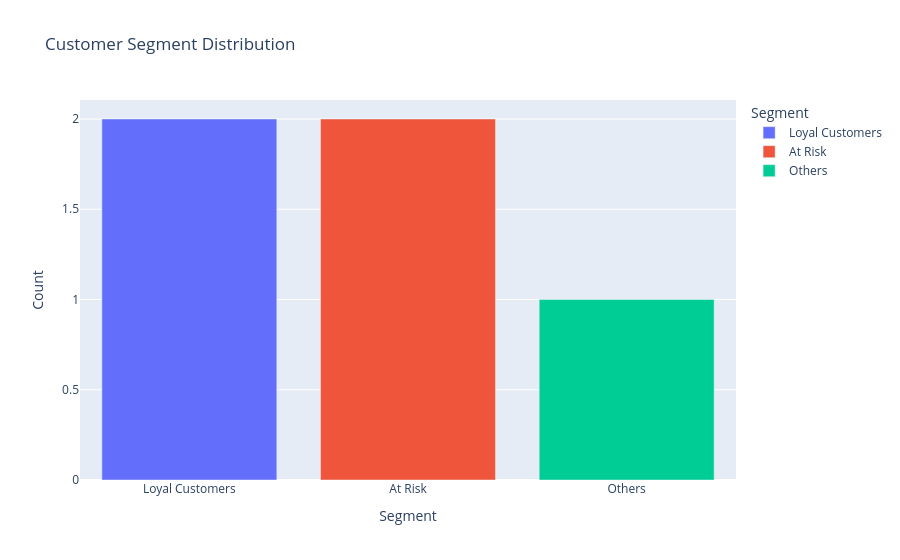

The notebook cell this image was saved under:
### Code cell
# Segment Distribution (Interactive)
segment_counts = rfm['Segment'].value_counts().reset_index()
segment_counts.columns = ['Segment', 'Count']

fig_bar = px.bar(segment_counts,
                 x='Segment',
                 y='Count',
                 color='Segment',
                 title="Customer Segment Distribution")

fig_bar.show()

### Figure 1 — Plotly figure (JSON) as saved in the notebook; plotly's stock layout.template omitted (floating-point values rounded to 4 significant figures)
{"data": [{"hovertemplate": "Segment=%{x}<br>Count=%{y}<extra></extra>", "legendgroup": "Loyal Customers", "marker": {"color": "#636efa", "pattern": {"shape": ""}}, "name": "Loyal Customers", "orientation": "v", "showlegend": true, "textposition": "auto", "type": "bar", "x": ["Loyal Customers"], "xaxis": "x", "y": [2], "yaxis": "y"}, {"hovertemplate": "Segment=%{x}<br>Count=%{y}<extra></extra>", "legendgroup": "At Risk", "marker": {"color": "#EF553B", "pattern": {"shape": ""}}, "name": "At Risk", "orientation": "v", "showlegend": true, "textposition": "auto", "type": "bar", "x": ["At Risk"], "xaxis": "x", "y": [2], "yaxis": "y"}, {"hovertemplate": "Segment=%{x}<br>Count=%{y}<extra></extra>", "legendgroup": "Others", "marker": {"color": "#00cc96", "pattern": {"shape": ""}}, "name": "Others", "orientation": "v", "showlegend": true, "textposition": "auto", "type": "bar", "x": ["Others"], "xaxis": "x", "y": [1], "yaxis": "y"}], "layout": {"barmode": "relative", "legend": {"title": {"text": "Segment"}, "tracegroupgap": 0}, "title": {"text": "Customer Segment Distribution"}, "xaxis": {"anchor": "y", "categoryarray": ["Loyal Customers", "At Risk", "Others"], "categoryorder": "array", "domain": [0, 1], "title": {"text": "Segment"}}, "yaxis": {"anchor": "x", "domain": [0, 1], "title": {"text": "Count"}}}}
